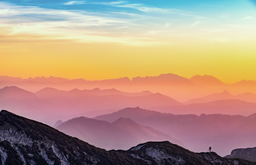
#> input picture Dataset/Images/23673a.png, 256 x 165 px, shrunk from 4608 x 2963 before the run, found by its file name
$ jupyter execute --allow-errors Colour_Quantization.ipynb   (shell and % lines are left out)
#> lines starting #> are read from the running program, lines starting #| are printed output that depends on the picture
<a href="https://colab.research.google.com/github/plthiyagu/AI-Engineering/blob/master/12-Vision%20and%20Image/Colour_Quantization.ipynb" target="_parent"></a>

[cell 1]
import cv2
import numpy as np
import matplotlib.pyplot as plt

#> (a cell that did not finish here is left out)

[cell 3]
def quantimage(image,k):
    i = np.float32(image).reshape(-1,3)
    condition = (cv2.TERM_CRITERIA_EPS + cv2.TERM_CRITERIA_MAX_ITER,20,1.0)
    ret,label,center = cv2.kmeans(i, k , None, condition,10,cv2.KMEANS_RANDOM_CENTERS)
    center = np.uint8(center)
    final_img = center[label.flatten()]
    final_img = final_img.reshape(image.shape)
    return final_img

[cell 4]
image = cv2.imread('23673a.png')
#> image is the input picture: shape (165, 256, 3); mean B, G, R 131.3, 152, 180

[cell 5]
plt.imshow(quantimage(image,5))
#> in quantimage, `ret,label,center = cv2.kmeans(i, k , None, condition,10,cv2.KMEANS_RAN..`: ret = 48861712.6; center = [[44.55, 31.08, 35.57], [104.2, 183, 236.6], [216.3, 192.1, 117.7], [203, 228, 223.6], [133, 120.2, 182.2]]
#> in quantimage, `center = np.uint8(center)`: center = [[44, 31, 35], [104, 183, 236], [216, 192, 117], [203, 228, 223], [132, 120, 182]]
#> in quantimage, `final_img = final_img.reshape(image.shape)`:
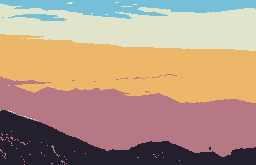
#> final_img: shape (165, 256, 3); mean B, G, R 130.9, 151.9, 179.5
plt.show()

[cell 6]
plt.imshow(quantimage(image,8))
#> call 2 of quantimage, with k = 8
#> in quantimage (call 2), `ret,label,center = cv2.kmeans(i, k , None, condition,10,cv2.KMEANS_RAN..`: ret = 26065243.2; center = [[101.9, 197.8, 237.4], [79.58, 59.33, 65.65], [131.2, 111.1, 162.1], [125.3, 137.8, 218.8], [197.7, 231, 234.1], [215, 183.7, 95.37], [33.46, 22.23, 26.19], [219, 214.3, 178.1]]
#> in quantimage (call 2), `center = np.uint8(center)`: center = [[101, 197, 237], [79, 59, 65], [131, 111, 162], [125, 137, 218], [197, 230, 234], [214, 183, 95], [33, 22, 26], [218, 214, 178]]
#> in quantimage (call 2), `final_img = final_img.reshape(image.shape)`:
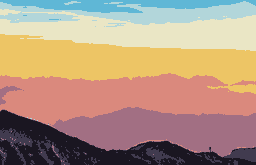
#> final_img: shape (165, 256, 3); mean B, G, R 130.8, 151.4, 179.6
plt.show()

[cell 7]
plt.imshow(quantimage(image,25))
#> in quantimage (call 3), `ret,label,center = cv2.kmeans(i, k , None, condition,10,cv2.KMEANS_RAN..`: ret = 7299718.9; center = 25 rows, first 8: [85.08, 63.81, 70.44], [222.5, 213.1, 158.2], [182.9, 230, 240.2], [223, 210.1, 132.5], [158.1, 140.2, 194], [219.6, 195.7, 108.4], [207.5, 164.8, 77.87], [216.6, 184.8, 86.23]
#> in quantimage (call 3), `center = np.uint8(center)`: center = 25 rows, first 8: [85, 63, 70], [222, 213, 158], [182, 229, 240], [222, 210, 132], [158, 140, 193], [219, 195, 108], [207, 164, 77], [216, 184, 86]
plt.show()

[cell 8]
plt.imshow(quantimage(image,35))
#> in quantimage (call 4), `ret,label,center = cv2.kmeans(i, k , None, condition,10,cv2.KMEANS_RAN..`: ret = 5768988.5; center = 35 rows, first 8: [85.68, 63.49, 69.36], [103.3, 77.85, 82.33], [35.08, 23.78, 28.84], [134.6, 112.7, 153.1], [144.7, 217.1, 238.3], [107.7, 87.26, 131.7], [210.4, 170.4, 79.13], [92.6, 79.24, 100.4]
#> in quantimage (call 4), `center = np.uint8(center)`: center = 35 rows, first 8: [85, 63, 69], [103, 77, 82], [35, 23, 28], [134, 112, 153], [144, 217, 238], [107, 87, 131], [210, 170, 79], [92, 79, 100]
plt.show()

[cell 9]
plt.imshow(quantimage(image,45))
#> in quantimage (call 5), `ret,label,center = cv2.kmeans(i, k , None, condition,10,cv2.KMEANS_RAN..`: ret = 3971359.1; center = 45 rows, first 8: [180, 228.8, 240.1], [26.86, 16.27, 18.66], [158.1, 226.8, 239.8], [139.5, 219.9, 237.9], [123.4, 216.8, 235.5], [70.62, 51.8, 57.9], [155.4, 213.7, 238.4], [134.6, 127.3, 204.8]
#> in quantimage (call 5), `center = np.uint8(center)`: center = 45 rows, first 8: [180, 228, 240], [26, 16, 18], [158, 226, 239], [139, 219, 237], [123, 216, 235], [70, 51, 57], [155, 213, 238], [134, 127, 204]
